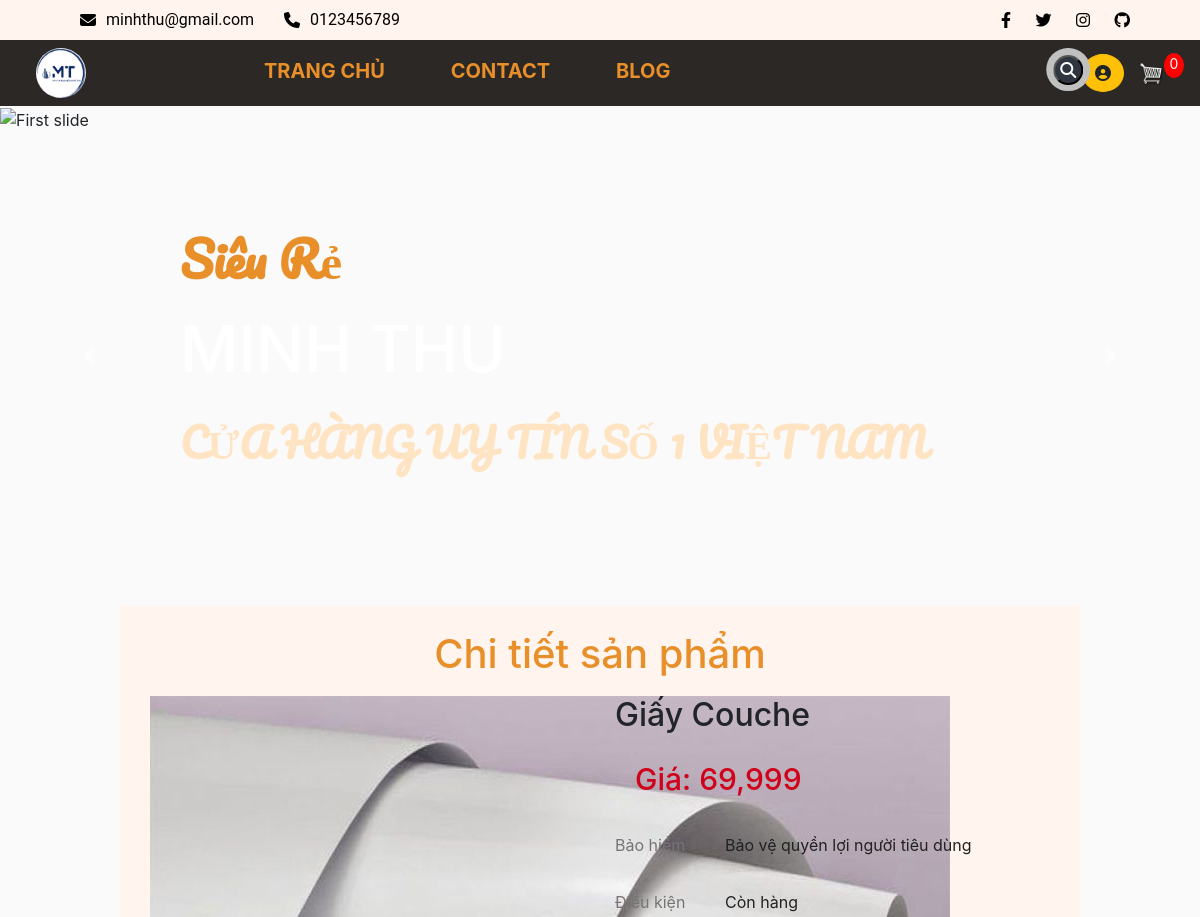
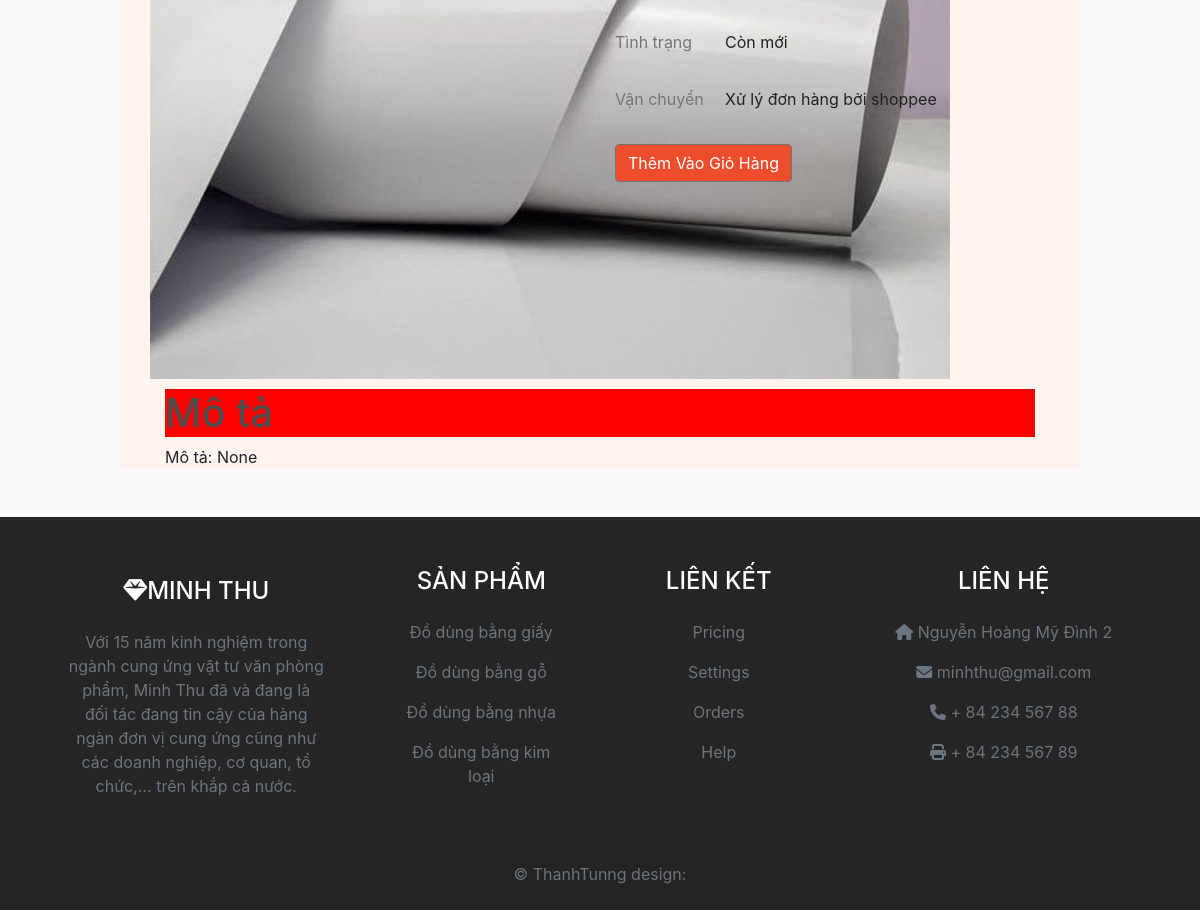
Screenshot of /product/4/ with the database file from the repository (2 pictures, top to bottom).
### store/models.py (models this page shows, shortened)
class Product(models.Model):
    name = models.CharField(max_length= 200, null= True)
    price = models.FloatField()
    category = models.ForeignKey(Category, null= True, on_delete=models.SET_NULL, blank= True)
    digital = models.BooleanField(default= False, null = True, blank= False)
    description = models.TextField(null=True, blank=True)
    image = models.ImageField(null=True, blank= True)

### store/views.py (the view)
# urls.py: path('product/<int:pk>/', views.detail, name='detail'),
def detail(request, pk):
    data = cartData(request)
    cartItems = data['cartItems']
    order = data['order']
    items = data['items']
    product = get_object_or_404(Product, pk=pk)
    context = {'items': items, 'order': order, 'cartItems': cartItems, 'product': product}
    return render(request, 'store/detail.html', context)

### store/utils.py (called while the page is built, shortened)
def cookieCart(request):
    try:
            cart = json.loads(request.COOKIES['cart'])
    except:
        cart = {}
    print('Cart:', cart)
    items = []
    order = {'get_cart_items':0, 'get_cart_total':0,'shipping': False}
    cartItems = order['get_cart_items']
    return {'cartItems': cartItems, 'order':order, 'items': items}

def cartData(request):
    if request.user.is_authenticated:#kiem tra xem nguoi dung da dang nhap vao trang web hay chua
        customer = request.user.customer#truy xuat doi tuong khach hang duoc lien ket voi nguoi dung
        order, created = Order.objects.get_or_create(customer = customer, complete = False)
        items = order.orderitem_set.all()
        cartItems = order.get_cart_items
    else:
        cookieData = cookieCart(request)
        cartItems = cookieData['cartItems']
        order = cookieData['order']
        items = cookieData['items']
    return {'cartItems': cartItems, 'order':order, 'items': items}

### store/templates/store/detail.html
{% extends 'store/main.html' %}
{% load static %}
{% load humanize %}
{% block content %}
<h1 style = "text-align: center; color: #E88F2A">Chi tiết sản phẩm</h1>
<div class = "row">
  <div class = "col-lg-6 mx-auto">
    <img src="{{ product.image.url }}" alt="{{ product.name }}" class="product-img">
  </div>
  <div class = "col-lg-6 mx-auto">
    <div>
      <h2>{{ product.name }}</h2>
    </div>
    <div style = "padding: 15px 20px;display: flex;">
      <p style = "color: #d0011b;font-weight: 500;  font-size: 1.875rem">Giá: {{ product.price|floatformat|intcomma}}</p>
    </div>
    <div class="flex" style="display: flex; padding-bottom:25px">
      <label style="color: #757575; width: 110px">Bảo hiểm</label>
      <div class = "flex item-center">
        <div style="color: #222">Bảo vệ quyền lợi người tiêu dùng</div>
      </div>
    </div>
    <div class="flex" style="display: flex; padding-bottom:25px">
      <label style="color: #757575; width: 110px">Điều kiện</label>
      <div class = "flex item-center">
        <div style="color: #222">Còn hàng</div>
      </div>
    </div>
    <div class="flex" style="display: flex; padding-bottom:25px">
      <label style="color: #757575; width: 110px">Tình trạng</label>
      <div class = "flex item-center">
        <div style="color: #222">Còn mới</div>
      </div>
    </div>
    <div class="flex" style="display: flex; padding-bottom:25px">
      <label style="color: #757575; width: 110px">Vận chuyển</label>
      <div class = "flex item-center">
        <div style="color: #222">Xử lý đơn hàng bởi shoppee</div>
      </div>
    </div>
    <button style="background: #ee4d2d; color: white" data-product="{{product.id}}" data-action="add" class="btn search-button btn-outline-secondary add-btn update-cart">Thêm Vào Giỏ Hàng </button>
  </div>
</div>
<div class="col-lg-12" >
  <div style = "background-color: red">
    <h1>Mô tả</h1>
  </div>
  <div>
    <p>Mô tả: {{ product.description }}</p>
  </div>
</div>
{% endblock content %}

### static/css/main.css (style rules this page uses)
body { background-color: hsl(0, 0%, 98%); }
h1, h3, h4, h5, h6 { color: hsl(0, 0%, 30%); }
.col-lg-4, .col-lg-6, .col-lg-8, .col-lg-12 { margin-top: 10px; }

### rows the page displays
Product: image (picture), name "Giấy Couche", price "69,999", description "None"

### other values shown
{{ cartItems }} "0"
